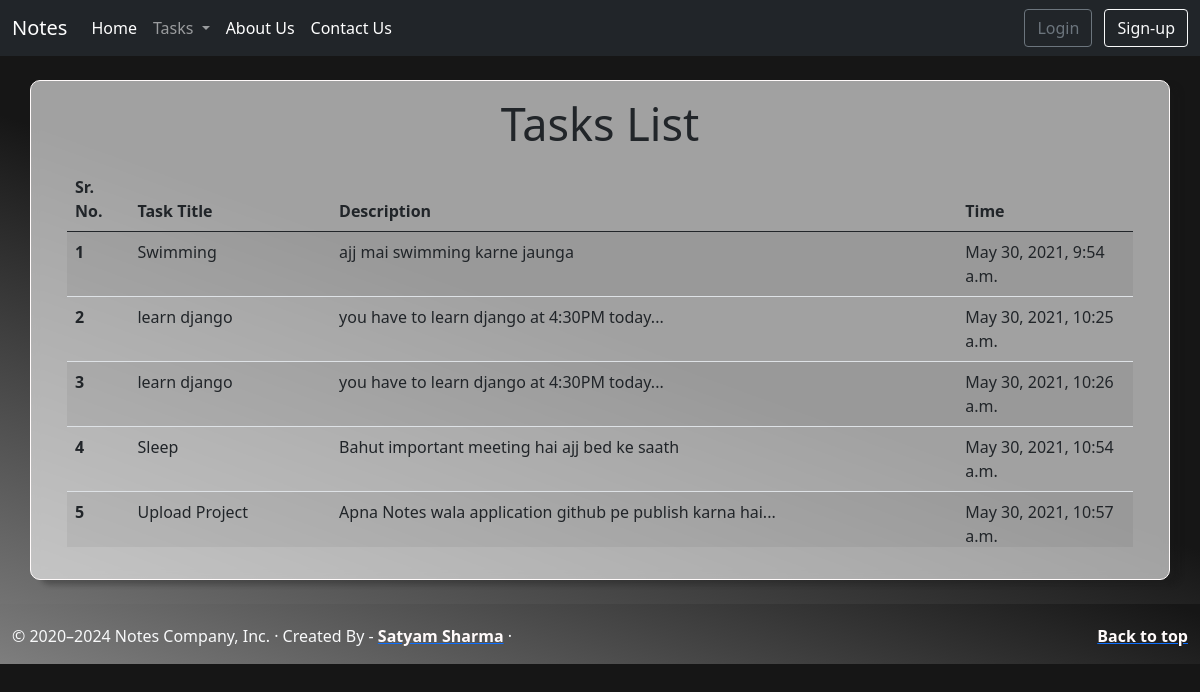
Screenshot of /view/ with the database file from the repository.
### home/models.py (models this page shows, shortened)
class Tasks(models.Model):
    id = models.AutoField(primary_key=True)
    Task_name = models.CharField(max_length=25)
    Task_desc = models.CharField(max_length=300)
    timing = models.DateTimeField(auto_now_add=True)

### home/views.py (the view)
# urls.py: path('view/', views.viewtask,name='viewtask'),
def viewtask(request):
    allTasks = Tasks.objects.all()
    context = {'Tasks':allTasks}
    return render(request,'viewtask.html',context)

### templates/viewtask.html (shortened to what this page needs)
{% extends 'basic.html' %}
{% block body %}
    <div class="container glass-texture my-4 px-5">
        <div class="row text-center">
            <h1 class="head-text my-3">Tasks List</h1>
        </div>
        <div class="row table-wrapper-scroll-y my-custom-scrollbar">
            <table class="table table-striped">
                <thead>
                    <tr>
                      <th scope="col">Sr. No.</th>
                      <th scope="col">Task Title</th>
                      <th scope="col">Description</th>
                      <th scope="col">Time</th>
                    </tr>
                  </thead>
                  <tbody>
                      {% for task in Tasks %}
                    <tr>
                      <th scope="row">{{task.id}}</th>
                      <td>{{task.Task_name}}</td>
                      <td>{{task.Task_desc}}</td>
                      <td>{{task.timing}}</td>
                    </tr>
                      {% endfor %}
                  </tbody>
            </table>
        </div>
    </div>
{% endblock body %}

### templates/basic.html (shortened to what this page needs)
<!DOCTYPE html>
<html lang="en">
    <head>
        <link
            href="https://cdn.jsdelivr.net/npm/bootstrap@5.0.1/dist/css/bootstrap.min.css"
            rel="stylesheet"
            />
    </head>
    <body>
        <nav class="navbar navbar-expand-lg navbar-dark bg-dark">
            <div class="container-fluid">
                <a class="navbar-brand" href="/">Notes</a>
                <div class="collapse navbar-collapse"
                    id="navbarSupportedContent">
                    <ul class="navbar-nav me-auto mb-2 mb-lg-0">
                        <li class="nav-item">
                            <a class="nav-link active" aria-current="page"
                                href="/">Home</a>
                        </li>
                        <li class="nav-item dropdown">
                            <a class="nav-link dropdown-toggle" href="#" id="navbarDropdown" role="button" data-bs-toggle="dropdown" aria-expanded="false">
                              Tasks
                            </a>
                          </li>
                        <li class="nav-item">
                            <a class="nav-link active" aria-current="page"
                                href="/about">About Us</a>
                        </li>
                        <li class="nav-item">
                            <a class="nav-link active" aria-current="page"
                                href="/contact">Contact Us</a>
                        </li>
                    </ul>
                    <div class="text-end">
                        <a href="/login/"><button type="button" class="btn btn-outline-secondary mx-2">Login</button></a>
                        <a href="/signup"><button type="button" class="btn btn-outline-light">Sign-up</button></a>
                    </div>
                </div>
            </div>
        </nav>
        {% block body %}{% endblock body %}
        <footer class="container-fluid text-light bg-dark my-0 bottom-0" style="height: 60px; padding-top: 20px; background: linear-gradient(20deg, rgba(126,126,126,1) 0%, rgba(22,22,22,1) 98%); ">
            <p class="float-end"><a href="#"><strong style="color: snow; ">Back to top</strong></a></p>
            <p>&copy; 2020–2024 Notes Company, Inc. &middot; Created By - <a href="https://satyamsharma3524.github.io/Satyam_Portfolio/"><strong style="color: snow; ">Satyam Sharma</strong></a> &middot;</p>
        </footer>
    </body>
</html>

### templates/viewtask.html (style rules this page uses)
body { background: rgb(126,126,126); background: linear-gradient(20deg, rgba(126,126,126,1) 0%, rgba(22,22,22,1) 50%); }
.glass-texture { background: rgba(255,255,255,0.6); border-radius: 10px; top: 100px; left: 380px; align-items: center; backdrop-filter: blur(5px); width: 1200px; height: 500px; margin: auto; border: 1px solid snow; box-shadow: 10px 5px 5px rgba(22, 22, 22, 0.308); }
.head-text { font-size: 45px; font-weight: 1200; text-shadow: linear-gradient(15deg rgba(255, 255, 255, 0)) ; }
.my-custom-scrollbar { position: relative; height: 380px; overflow: auto; }
.table-wrapper-scroll-y { display: block; }

### rows the page displays
Tasks: id "1", Task_name "Swimming", Task_desc "ajj mai swimming karne jaunga", timing "May 30, 2021, 9:54 a.m."
Tasks: id "2", Task_name "learn django", Task_desc "you have to learn django at 4:30PM today...", timing "May 30, 2021, 10:25 a.m."
Tasks: id "3", Task_name "learn django", Task_desc "you have to learn django at 4:30PM today...", timing "May 30, 2021, 10:26 a.m."
Tasks: id "4", Task_name "Sleep", Task_desc "Bahut important meeting hai ajj bed ke saath", timing "May 30, 2021, 10:54 a.m."
Tasks: id "5", Task_name "Upload Project", Task_desc "Apna Notes wala application github pe publish karna hai...", timing "May 30, 2021, 10:57 a.m."
